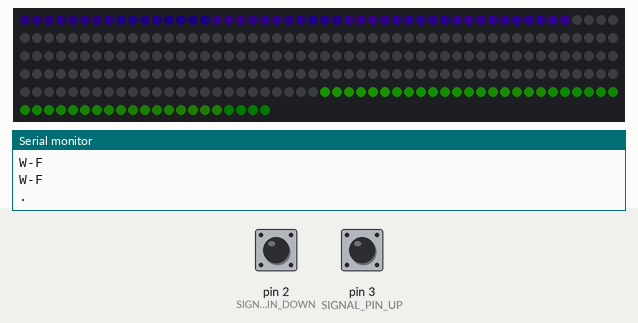
Recording of a sketch running on a simulated Arduino Nano, built with avr-gcc and run on an emulated ATmega328P. Shown: 271 RGB LEDs in strip order, left to right, continuing on the next row, the last lines printed to the serial monitor. The test bench sets the inputs (shaded band); at power-on: pin 2 (SIGNAL_PIN_DOWN) LOW, pin 3 (SIGNAL_PIN_UP) LOW. Dim RGB values are drawn brighter than linear; random numbers use the default seed unless the sketch sets one.

Above: at 3.2 s.
3.3 s: pin 2 (SIGNAL_PIN_DOWN) pulled HIGH for 1.3 s
At 7.72 s:
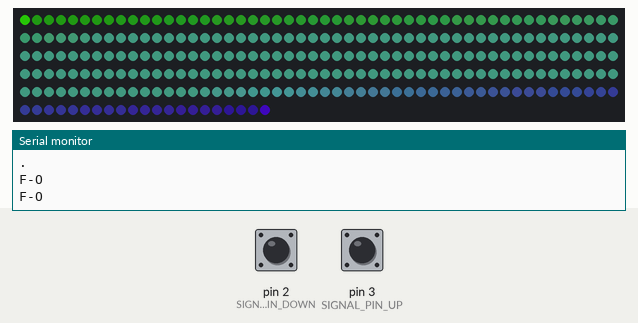
At 31.0 s:
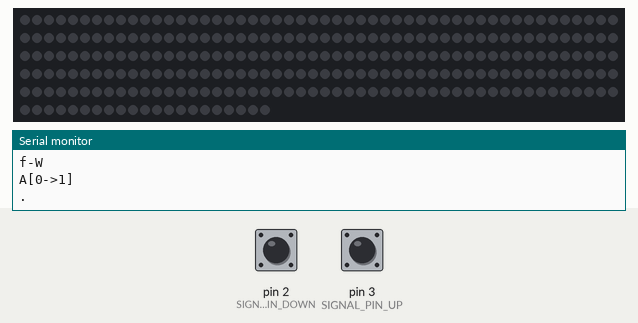

The sketch:

traplicht.ino
```cpp
#include <FastLED.h>
#include "Sensor.h"
#include "Looplicht.h"

// the Up and Down PIR sensor input numbers
#define SIGNAL_PIN_UP 3
#define SIGNAL_PIN_DOWN 2

// the WS2812B LED array is connected here

#define DATA_PIN 6


CRGB leds[NUM_LEDS];

DownLooplicht downLooplicht;
UpLooplicht upLooplicht;
Sensor upSensor(SIGNAL_PIN_UP);
Sensor downSensor(SIGNAL_PIN_DOWN);

void setup() {
  Serial.begin(9600);
  // sanity check delay - allows reprogramming if accidently blowing power w/leds
  delay(2000);
  FastLED.addLeds<WS2812B, DATA_PIN, GRB>(leds, NUM_LEDS);  // GRB ordering is typical
  pinMode(SIGNAL_PIN_UP, INPUT);
  pinMode(SIGNAL_PIN_DOWN, INPUT);
  pinMode(DATA_PIN, OUTPUT);
  // if you omit the following two initialisation lines the sensors are continuously HIGH
  digitalWrite(SIGNAL_PIN_UP, LOW);
  digitalWrite(SIGNAL_PIN_DOWN, LOW);
  random16_add_entropy(analogRead(0));

  // marry the sensors to the Looplicht instances
  downLooplicht.SetSensor(&downSensor);
  upLooplicht.SetSensor(&upSensor);
}

void loop() {

  // 60 Leds/meter --> filling speed of 0.8m / second. Perfect for ascending a staircase
  EVERY_N_MILLISECONDS( 20 ) {
    downLooplicht.Update();
    upLooplicht.Update();

    //the LED strip shows the sum of both instances for each LED
    for(int i=0; i<NUM_LEDS;++i) {
      leds[i] = downLooplicht.GetAt(i) + upLooplicht.GetAt(i);
    }
    // if both up&down are on at the same time, it's party time :-)
    if(((downLooplicht.getState()==TurnedOn) &&
      (upLooplicht.getState()==TurnedOn)))   {
      if( random8() < 100) {
        leds[ 80 + random16(NUM_LEDS-160) ] += CRGB::White;
      }
    }
    FastLED.show();
  }

  // polling for sensors every second is plenty fast enough
  EVERY_N_SECONDS( 1 ) {
    Serial.println(".");
    // special guard to prevent downfilling when you're upstairs
    // or vice versa
    if(!((downLooplicht.getState()==TurnedOn) ||
         (upLooplicht.getState()==TurnedOn))) {
      if(upSensor.rising()) {
        upLooplicht.Trigger();
      }
      if(downSensor.rising()) {
        downLooplicht.Trigger();
      }
    }
  }
}
```

Looplicht.cpp
```cpp
#include <FastLED.h>
#include "Looplicht.h"
#include "Sensor.h"

Looplicht::Looplicht()
  : index(0)
  , onTimer(0)
  , state(Waiting)
  , sensor(nullptr)
  , hue(0) {
  for(auto& led:brightness) {
    led = hue;
  }
}

void Looplicht::SetSensor(Sensor* thesensor) {
  sensor = thesensor;
  sensor->arm();
}

unsigned int Looplicht::GetIndex() {
  return index;
}

void Looplicht::Trigger() {
  if(state == Waiting) {
    Serial.println("W-F");
    hue = random8();
    index = 0;
    state = Filling;
  }
}

void Looplicht::Update() {
  switch(state)
  {
  case Filling:
    if((index+MIN_BRIGHTNESS) > BRIGHTNESS)
    {
      brightness[GetPreviousLed()] = BRIGHTNESS;
      brightness[GetCurrentLed()] = BRIGHTNESS*2;
    }
    else
    {
      brightness[GetCurrentLed()] =  index+MIN_BRIGHTNESS;
    }
    index++;
    if(index >= NUM_LEDS) {
      index = NUM_LEDS-1;
      Serial.println("F-O");
      onTimer = 0;
      state = TurnedOn;
    }
    break;
  case TurnedOn:
    if(onTimer++ > 800)
    {
      onTimer = 0;
      Serial.println("F-f");
      index = 0;
      state = FadingOut;
    }
    break;
  case FadingOut:
    brightness[GetCurrentLed()] = 0;
    index++;
    if(index >= NUM_LEDS) {
      Serial.println("f-W");
      sensor->arm();
      state = Waiting;
    }
    break;
  default:
  case Waiting:
    break;
  }
}

LooplichtState Looplicht::getState()
{
  return state;
}

CRGB Looplicht::GetAt(unsigned int index)
{
  if(brightness[index]==0) return CRGB::Black;
  if(brightness[index]<22)  return CHSV(hue, 127, brightness[index]);
  if(brightness[index]<34)  return CHSV(hue, 191, brightness[index]);
  return CHSV(hue, 255, brightness[index]);
}

int DownLooplicht::GetCurrentLed() {
  return GetIndex();
}

int UpLooplicht::GetCurrentLed() {
  return (NUM_LEDS-1)-GetIndex();
}

int DownLooplicht::GetPreviousLed() {
  return GetIndex()-1;
}

int UpLooplicht::GetPreviousLed() {
  return (NUM_LEDS-1)-(GetIndex()-1);
}
```

Looplicht.h
```cpp
/// Looplicht class is responsible when triggered for the gradual 'filling'
/// of the LED strip
/// and for slowly fading out afterwards. When off again, its sensor is armed
/// and ready again.
/// state is exposed to allow to filter out triggers based on this.
const int NUM_LEDS        = 271; // maximum on an arduino nano is 328
const byte BRIGHTNESS     = 80; // max 127
const byte MIN_BRIGHTNESS = 24; // below this value colors are not accurate

class Sensor;
enum LooplichtState {
  Waiting,
  Filling,
  TurnedOn,
  FadingOut
};

class Looplicht
{
public:
  Looplicht();

  void SetSensor(Sensor* thesensor);
  void Trigger();
  void Update();
  CRGB GetAt(unsigned int index);
  LooplichtState getState();

protected:
  // function must be overridden to get a special "walk" over the LED array
  virtual int GetCurrentLed() = 0;
  virtual int GetPreviousLed() = 0;
  // function for getting the index to allow index member to be private
  unsigned int GetIndex();
private:
  unsigned int index;
  unsigned int onTimer;
  LooplichtState state;
  Sensor* sensor;
  byte brightness[NUM_LEDS];
  byte hue;
};

class DownLooplicht : public Looplicht {
public:
  DownLooplicht() = default;
  int GetCurrentLed() override;
  int GetPreviousLed() override;
};

class UpLooplicht : public Looplicht {
public:
  UpLooplicht() = default;
  int GetCurrentLed() override;
  int GetPreviousLed() override;
};
```

Sensor.cpp
```cpp
#include <FastLED.h>
#include "Sensor.h"

Sensor::Sensor(byte pin)
  : triggered(false)
  , armed(false)
  , signalPin(pin)
  , firstTime(true)
{
}
bool Sensor::rising() {
  if(firstTime)
  {
    firstTime = false;
    armed = false;
    return true;
  }
  if(digitalRead(signalPin)==HIGH) {
    if(!armed) {
      // !a && !t
      // !a && t
      Serial.println("[I]!A");
      return false;
    }
    if(triggered) {
      // armed and previously triggered: ignore
      Serial.println("[I]T");
      return false;
    }
    // armed and first trigger; GO!
    Serial.println("Activating");
    triggered = true;
    armed = false;
    return true;
  }
  reset();
  return false;
}

void Sensor::arm() {
  if(!armed)
  {
    Serial.println("A[0->1]");
    armed = true;
  }
}
void Sensor::reset() {
  if(triggered)
  {
    Serial.println("T[1->0]");
    triggered = false;
  }
}
```

Sensor.h
```cpp
/// Sensor class is responsible for translating the digital input of an SR-HC505
/// into a single pulse on the rising edge, and only when the sensor is
/// armed. To allow debugging a boot time trigger is always issued
///
/// the PIR sensor has the following properties:
/// the output is HIGH at detection and remains HIGH for about 8 seconds
/// datasheet is here: https://www.rapidonline.com/pdf/78-4110_v1.pdf
///
class Sensor {
public:
  explicit Sensor(byte pin);
  // this function can be polled periodically and will return true on a rising edge
  bool rising();
  // call this function to arm the sensor; unarmed it will never trigger
  void arm();
private:
  void reset();
  bool triggered;
  bool armed;
  byte signalPin;
  bool firstTime;
};
```
